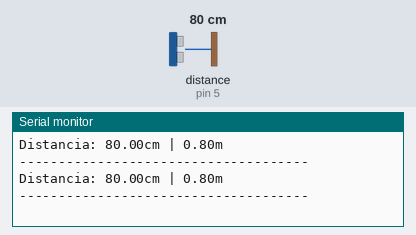
A sketch run on a simulated Arduino Uno, built with avr-gcc and run on an emulated ATmega328P. On the bench: the last lines printed to the serial monitor. The inputs (shaded band) are chosen by the test bench; at power-on: distance to the obstacle (sensor on pin 5) 80 cm. The echo pulse lasts 58.3 µs per cm.

Above: at 3.8 s.
3.9 s: distance to the obstacle (sensor on pin 5) set to 2 cm
At 6.7 s:
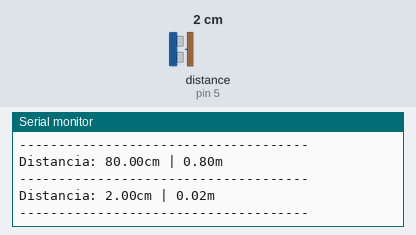
7.8 s: distance to the obstacle (sensor on pin 5) set to 4 cm
At 10.3 s:
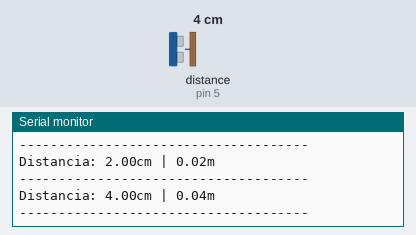
Timing chart, 0 to 11.8 s (numbered marks = the images above; inputs shaded):
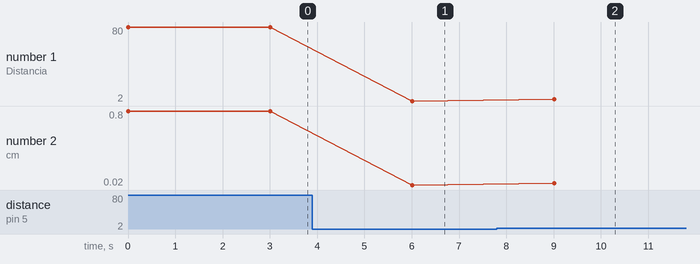

Measured:
- after the input at 3.9 s, the serial monitor: prints a new line after 2.1 s (image 1)
- after the input at 7.8 s, the serial monitor: prints a new line after 1.2 s (image 2)
- plotted number 1: 80 → 2 after the input at 3.9 s, 2 → 4 after the input at 7.8 s
- plotted number 2: 0.8 → 0.02 after the input at 3.9 s, 0.02 → 0.04 after the input at 7.8 s

The sketch:

sennsor_ultrassonico.ino
```cpp
#include <HCSR04.h>

#define echo 5
#define trig 4
UltraSonicDistanceSensor distanceSensor(trig,echo);
float dist_cm, dist_m;
void setup() {
  Serial.begin(9600);
}

void loop() {
  dist_cm = distanceSensor.measureDistanceCm();
  dist_m = dist_cm / 100;
  Serial.print("Distancia: ");
  Serial.print(dist_cm);
  Serial.print("cm | ");
  Serial.print(dist_m);
  Serial.println("m");
  Serial.println("-------------------------------------");
  delay(3000);

}
```
